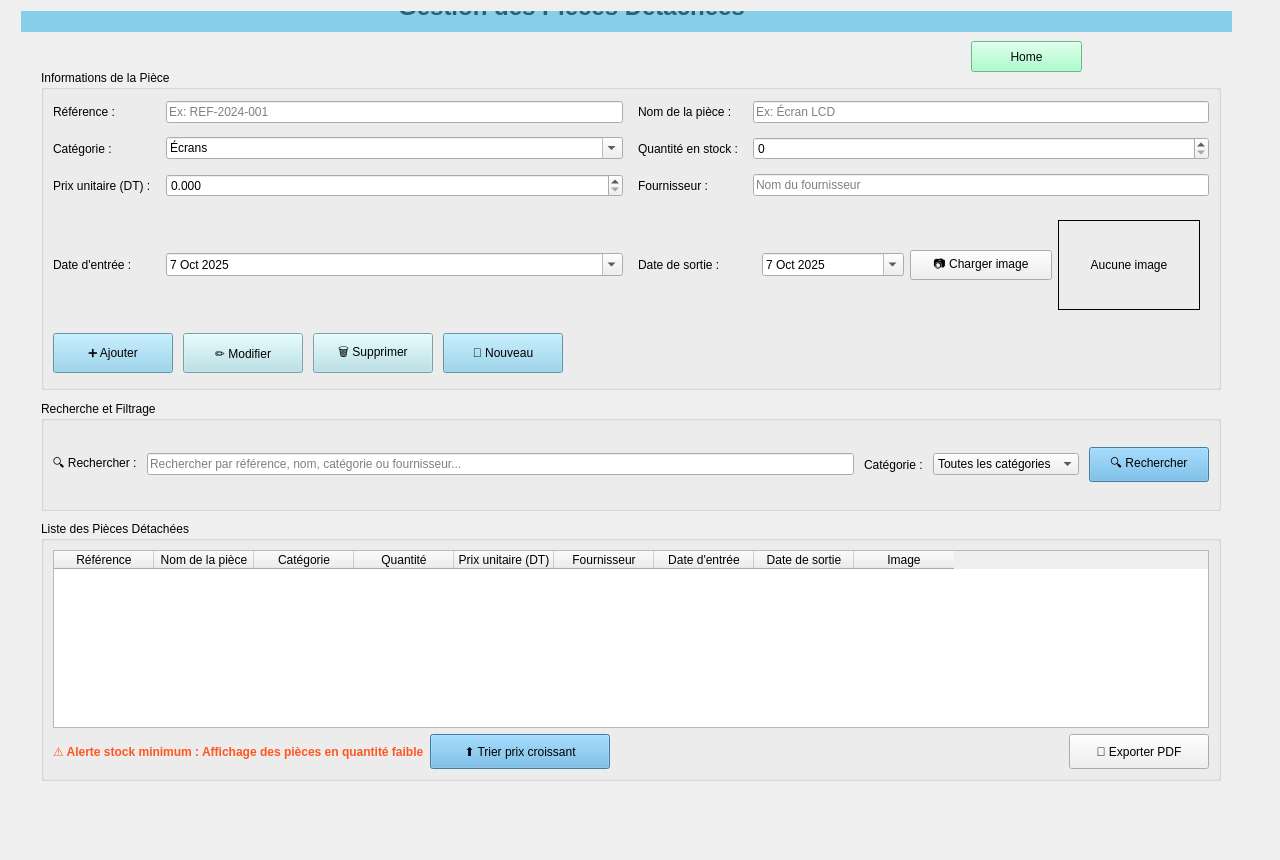
<?xml version="1.0" encoding="UTF-8"?>
<ui version="4.0">
 <class>gestionpieces</class>
 <widget class="QWidget" name="gestionpieces">
   <property name="geometry">
    <rect>
     <x>0</x>
     <y>0</y>
     <width>1280</width>
     <height>860</height>
    </rect>
   </property>
  <property name="windowTitle">
   <string>Gestion des Pièces Détachées</string>
  </property>
  <layout class="QVBoxLayout" name="verticalLayout">
   <item>
    <widget class="QStackedWidget" name="stackedWidget">
     <widget class="QWidget" name="page">
      <widget class="QStackedWidget" name="stackedWidget_2">
       <property name="geometry">
        <rect>
         <x>10</x>
         <y>-20</y>
         <width>1211</width>
         <height>801</height>
        </rect>
       </property>
       <property name="currentIndex">
        <number>0</number>
       </property>
       <widget class="QWidget" name="page_3">
         <widget class="QGroupBox" name="groupBoxFormulaire">
          <property name="geometry">
           <rect>
            <x>20</x>
            <y>79</y>
            <width>1180</width>
            <height>320</height>
           </rect>
          </property>
         <property name="title">
          <string>Informations de la Pièce</string>
         </property>
         <layout class="QGridLayout" name="gridLayout_2">
          <property name="horizontalSpacing">
           <number>15</number>
          </property>
          <property name="verticalSpacing">
           <number>12</number>
          </property>
          <item row="0" column="0">
           <widget class="QLabel" name="lblReference_2">
            <property name="text">
             <string>Référence :</string>
            </property>
           </widget>
          </item>
          <item row="2" column="1">
           <widget class="QDoubleSpinBox" name="spinPrix_2">
            <property name="decimals">
             <number>3</number>
            </property>
            <property name="minimum">
             <double>0.000000000000000</double>
            </property>
            <property name="maximum">
             <double>999999.989999999990687</double>
            </property>
           </widget>
          </item>
          <item row="1" column="3">
           <widget class="QSpinBox" name="spinQuantite_2">
            <property name="minimum">
             <number>0</number>
            </property>
            <property name="maximum">
             <number>99999</number>
            </property>
           </widget>
          </item>
          <item row="0" column="3">
           <widget class="QLineEdit" name="txtNom_2">
            <property name="placeholderText">
             <string>Ex: Écran LCD</string>
            </property>
           </widget>
          </item>
          <item row="3" column="2">
           <widget class="QLabel" name="lblDateSortie_2">
            <property name="text">
             <string>Date de sortie :</string>
            </property>
           </widget>
          </item>
          <item row="2" column="3">
           <widget class="QLineEdit" name="txtFournisseur_2">
            <property name="placeholderText">
             <string>Nom du fournisseur</string>
            </property>
           </widget>
          </item>
          <item row="3" column="3">
           <widget class="QWidget" name="widgetZoneImage" native="true">
            <layout class="QHBoxLayout" name="horizontalLayoutImage">
             <item>
              <widget class="QDateEdit" name="dateSortie_2">
               <property name="calendarPopup">
                <bool>true</bool>
               </property>
               <property name="date">
                <date>
                 <year>2025</year>
                 <month>10</month>
                 <day>7</day>
                </date>
               </property>
              </widget>
             </item>
             <item>
              <widget class="QPushButton" name="btnChargerImage">
               <property name="minimumSize">
                <size>
                 <width>120</width>
                 <height>30</height>
                </size>
               </property>
               <property name="text">
                <string>📷 Charger image</string>
               </property>
              </widget>
             </item>
             <item>
              <widget class="QLabel" name="lblApercuImage">
               <property name="minimumSize">
                <size>
                 <width>90</width>
                 <height>90</height>
                </size>
               </property>
               <property name="frameShape">
                <enum>QFrame::Shape::Box</enum>
               </property>
               <property name="text">
                <string>Aucune image</string>
               </property>
               <property name="alignment">
                <set>Qt::AlignmentFlag::AlignCenter</set>
               </property>
               <property name="wordWrap">
                <bool>true</bool>
               </property>
              </widget>
             </item>
            </layout>
           </widget>
          </item>
          <item row="1" column="0">
           <widget class="QLabel" name="lblCategorie_2">
            <property name="text">
             <string>Catégorie :</string>
            </property>
           </widget>
          </item>
          <item row="1" column="2">
           <widget class="QLabel" name="lblQuantite_2">
            <property name="text">
             <string>Quantité en stock :</string>
            </property>
           </widget>
          </item>
          <item row="2" column="0">
           <widget class="QLabel" name="lblPrix_2">
            <property name="text">
             <string>Prix unitaire (DT) :</string>
            </property>
           </widget>
          </item>
          <item row="4" column="0" colspan="4">
           <layout class="QHBoxLayout" name="horizontalLayout_4">
            <property name="spacing">
             <number>10</number>
            </property>
            <item>
             <widget class="QPushButton" name="btnAjouter_2">
              <property name="minimumSize">
               <size>
                <width>120</width>
                <height>40</height>
               </size>
              </property>
              <property name="styleSheet">
               <string notr="true">background-color: #87CEEB;</string>
              </property>
              <property name="text">
               <string>➕ Ajouter</string>
              </property>
             </widget>
            </item>
            <item>
             <widget class="QPushButton" name="btnModifier_2">
              <property name="minimumSize">
               <size>
                <width>120</width>
                <height>40</height>
               </size>
              </property>
              <property name="styleSheet">
               <string notr="true">background-color: #B0E0E6;</string>
              </property>
              <property name="text">
               <string>✏️ Modifier</string>
              </property>
             </widget>
            </item>
            <item>
             <widget class="QPushButton" name="btnSupprimer_2">
              <property name="minimumSize">
               <size>
                <width>120</width>
                <height>40</height>
               </size>
              </property>
              <property name="styleSheet">
               <string notr="true">background-color: #B0E0E6;</string>
              </property>
              <property name="text">
               <string>🗑️ Supprimer</string>
              </property>
             </widget>
            </item>
            <item>
             <widget class="QPushButton" name="btnNouveau_2">
              <property name="minimumSize">
               <size>
                <width>120</width>
                <height>40</height>
               </size>
              </property>
              <property name="styleSheet">
               <string notr="true">background-color: #87CEEB;</string>
              </property>
              <property name="text">
               <string>🔄 Nouveau</string>
              </property>
             </widget>
            </item>
            <item>
             <spacer name="horizontalSpacer_3">
              <property name="orientation">
               <enum>Qt::Orientation::Horizontal</enum>
              </property>
              <property name="sizeHint" stdset="0">
               <size>
                <width>40</width>
                <height>20</height>
               </size>
              </property>
             </spacer>
            </item>
           </layout>
          </item>
          <item row="3" column="0">
           <widget class="QLabel" name="lblDateEntree_2">
            <property name="text">
             <string>Date d'entrée :</string>
            </property>
           </widget>
          </item>
          <item row="2" column="2">
           <widget class="QLabel" name="lblFournisseur_2">
            <property name="text">
             <string>Fournisseur :</string>
            </property>
           </widget>
          </item>
          <item row="0" column="1">
           <widget class="QLineEdit" name="txtReference_2">
            <property name="placeholderText">
             <string>Ex: REF-2024-001</string>
            </property>
           </widget>
          </item>
          <item row="0" column="2">
           <widget class="QLabel" name="lblNom_2">
            <property name="text">
             <string>Nom de la pièce :</string>
            </property>
           </widget>
          </item>
          <item row="1" column="1">
           <widget class="QComboBox" name="cmbCategorie_2">
            <property name="editable">
             <bool>true</bool>
            </property>
            <item>
             <property name="text">
              <string>Écrans</string>
             </property>
            </item>
            <item>
             <property name="text">
              <string>Batteries</string>
             </property>
            </item>
            <item>
             <property name="text">
              <string>Connecteurs</string>
             </property>
            </item>
            <item>
             <property name="text">
              <string>Câbles</string>
             </property>
            </item>
            <item>
             <property name="text">
              <string>Circuits imprimés</string>
             </property>
            </item>
            <item>
             <property name="text">
              <string>Composants électroniques</string>
             </property>
            </item>
           </widget>
          </item>
          <item row="3" column="1">
           <widget class="QDateEdit" name="dateEntree_2">
            <property name="calendarPopup">
             <bool>true</bool>
            </property>
            <property name="date">
             <date>
              <year>2025</year>
              <month>10</month>
              <day>7</day>
             </date>
            </property>
           </widget>
          </item>
         </layout>
        </widget>
         <widget class="QGroupBox" name="groupBoxRecherche">
          <property name="geometry">
           <rect>
            <x>20</x>
            <y>410</y>
            <width>1180</width>
            <height>110</height>
           </rect>
          </property>
         <property name="title">
          <string>Recherche et Filtrage</string>
         </property>
         <layout class="QHBoxLayout" name="horizontalLayout_5">
          <property name="spacing">
           <number>10</number>
          </property>
          <item>
           <widget class="QLabel" name="lblRecherche_2">
            <property name="text">
             <string>🔍 Rechercher :</string>
            </property>
           </widget>
          </item>
          <item>
            <widget class="QLineEdit" name="txtRecherche_2">
            <property name="placeholderText">
             <string>Rechercher par référence, nom, catégorie ou fournisseur...</string>
            </property>
           </widget>
          </item>
          <item>
           <widget class="QLabel" name="lblFiltreCategorie_2">
            <property name="text">
             <string>Catégorie :</string>
            </property>
           </widget>
          </item>
          <item>
           <widget class="QComboBox" name="cmbFiltreCategorie_2">
            <item>
             <property name="text">
              <string>Toutes les catégories</string>
             </property>
            </item>
            <item>
             <property name="text">
              <string>Écrans</string>
             </property>
            </item>
            <item>
             <property name="text">
              <string>Batteries</string>
             </property>
            </item>
            <item>
             <property name="text">
              <string>Connecteurs</string>
             </property>
            </item>
            <item>
             <property name="text">
              <string>Câbles</string>
             </property>
            </item>
           </widget>
          </item>
          <item>
           <widget class="QPushButton" name="btnRechercher_2">
            <property name="minimumSize">
             <size>
              <width>120</width>
              <height>35</height>
             </size>
            </property>
            <property name="styleSheet">
             <string notr="true">background-color: #5DADE2;</string>
            </property>
            <property name="text">
             <string>🔍 Rechercher</string>
            </property>
           </widget>
          </item>
         </layout>
        </widget>
        <widget class="QLabel" name="lblTitre">
         <property name="geometry">
          <rect>
           <x>-150</x>
           <y>-10</y>
           <width>1401</width>
           <height>51</height>
          </rect>
         </property>
         <property name="styleSheet">
          <string notr="true">font-size: 24px; font-weight: bold; color: #2C5F75; padding: 15px; background-color: #87CEEB; border-radius: 10px;</string>
         </property>
         <property name="text">
          <string>Gestion des Pièces Détachées</string>
         </property>
         <property name="alignment">
          <set>Qt::AlignmentFlag::AlignCenter</set>
         </property>
        </widget>
         <widget class="QGroupBox" name="groupBoxTableau">
          <property name="geometry">
           <rect>
            <x>20</x>
            <y>530</y>
            <width>1180</width>
            <height>260</height>
           </rect>
          </property>
         <property name="title">
          <string>Liste des Pièces Détachées</string>
         </property>
         <layout class="QVBoxLayout" name="verticalLayout_3">
          <item>
           <widget class="QTableWidget" name="tablePieces_2">
            <property name="editTriggers">
             <set>QAbstractItemView::EditTrigger::NoEditTriggers</set>
            </property>
            <property name="selectionMode">
             <enum>QAbstractItemView::SelectionMode::SingleSelection</enum>
            </property>
            <property name="selectionBehavior">
             <enum>QAbstractItemView::SelectionBehavior::SelectRows</enum>
            </property>
            <property name="sortingEnabled">
             <bool>true</bool>
            </property>
            <column>
             <property name="text">
              <string>Référence</string>
             </property>
            </column>
            <column>
             <property name="text">
              <string>Nom de la pièce</string>
             </property>
            </column>
            <column>
             <property name="text">
              <string>Catégorie</string>
             </property>
            </column>
            <column>
             <property name="text">
              <string>Quantité</string>
             </property>
            </column>
            <column>
             <property name="text">
              <string>Prix unitaire (DT)</string>
             </property>
            </column>
            <column>
             <property name="text">
              <string>Fournisseur</string>
             </property>
            </column>
            <column>
             <property name="text">
              <string>Date d'entrée</string>
             </property>
            </column>
            <column>
             <property name="text">
              <string>Date de sortie</string>
             </property>
            </column>
            <column>
             <property name="text">
              <string>Image</string>
             </property>
            </column>
           </widget>
          </item>
          <item>
           <layout class="QHBoxLayout" name="horizontalLayout_6">
            <item>
             <widget class="QLabel" name="lblAlerteStock_2">
              <property name="styleSheet">
               <string notr="true">color: #FF5722; font-weight: bold;</string>
              </property>
              <property name="text">
               <string>⚠️ Alerte stock minimum : Affichage des pièces en quantité faible</string>
              </property>
             </widget>
            </item>
            <item>
             <widget class="QPushButton" name="btnTrierPrix">
              <property name="minimumSize">
               <size>
                <width>180</width>
                <height>35</height>
               </size>
              </property>
              <property name="styleSheet">
               <string notr="true">background-color: #5DADE2;</string>
              </property>
              <property name="text">
               <string>⬆️ Trier prix croissant</string>
              </property>
             </widget>
            </item>
            <item>
             <spacer name="horizontalSpacer_4">
              <property name="orientation">
               <enum>Qt::Orientation::Horizontal</enum>
              </property>
              <property name="sizeHint" stdset="0">
               <size>
                <width>40</width>
                <height>20</height>
               </size>
              </property>
             </spacer>
            </item>
            <item>
             <widget class="QPushButton" name="btnExportPDF_2">
              <property name="minimumSize">
               <size>
                <width>140</width>
                <height>35</height>
               </size>
              </property>
              <property name="text">
               <string>📄 Exporter PDF</string>
              </property>
             </widget>
            </item>
           </layout>
          </item>
         </layout>
        </widget>
        <widget class="QPushButton" name="pushButton">
         <property name="geometry">
          <rect>
           <x>950</x>
           <y>50</y>
           <width>111</width>
           <height>31</height>
          </rect>
         </property>
         <property name="styleSheet">
          <string notr="true">background-color: rgb(148, 255, 191);
color: rgb(7, 7, 7);</string>
         </property>
         <property name="text">
          <string>Home</string>
         </property>
        </widget>
       </widget>
      </widget>
     </widget>
     <widget class="QWidget" name="page_2"/>
    </widget>
   </item>
  </layout>
 </widget>
 <resources/>
 <connections/>
</ui>
